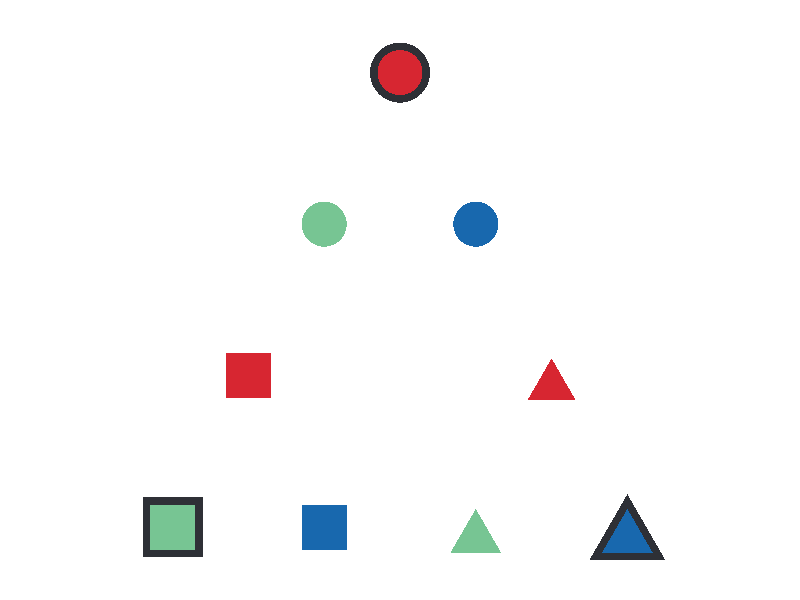

Write the R code that produced this figure.
# Figure of Lee and Navarro's type 4 category structure

pdf(file = "figures/lee-navarro-type-4-filtered/category-structure.pdf", 
    width = 3.8, height = 3.8)

par(oma = c(0.1,0.1,0.1,0.1),
    mai = c(0.1,0.1,0.1,0.1),
    yaxs = "i", 
    xaxs = "i")

st_col <- c("#d72631", "#77c593", "#1868ae")

plot(x = 0, y = 0, ann = FALSE, axes = FALSE, type = "n", asp = 1, 
     xlim = c(-0.3,7.3), ylim = c(-0.3,7.3))

# small category
points(x = 3.5, y = 6.5, pch = 16, col = "#2e3036", cex = 8)
points(x = 0.5, y = 0.5, pch = 15, col = "#2e3036", cex = 8)
points(x = 6.5, y = 0.36, pch = 17, col = "#2e3036", cex = 7.5)

# circles
points(x = 3.5, y = 6.5, pch = 16, col = st_col[1], cex = 6)
points(x = 2.5, y = 4.5, pch = 16, col = st_col[2], cex = 6)
points(x = 4.5, y = 4.5, pch = 16, col = st_col[3], cex = 6)

# squares
points(x = 1.5, y = 2.5, pch = 15, col = st_col[1], cex = 6)
points(x = 0.5, y = 0.5, pch = 15, col = st_col[2], cex = 6)
points(x = 2.5, y = 0.5, pch = 15, col = st_col[3], cex = 6)

# triangles
points(x = 5.5, y = 2.36, pch = 17, col = st_col[1], cex = 4.8)
points(x = 4.5, y = 0.36, pch = 17, col = st_col[2], cex = 5)
points(x = 6.5, y = 0.36, pch = 17, col = st_col[3], cex = 5)


# abline(h = seq(1,6), lty = 2)
# abline(v = seq(1,6), lty = 2)
# axis(1)
# axis(2)
# box()

dev.off()